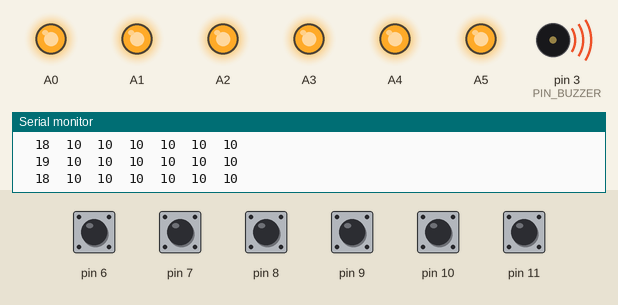
A sketch run on a simulated Arduino Uno, built with avr-gcc and run on an emulated ATmega328P. Parts: output pins drawn as LEDs (lit = HIGH), buzzer (waves = sounding), the last lines printed to the serial monitor. Inputs (shaded band) come from the test bench; at power-on: pin 6–11 HIGH.

Above: at 1.2 s.
1.3 s: pin 6 pulled LOW for 0.15 s
At 1.5 s:
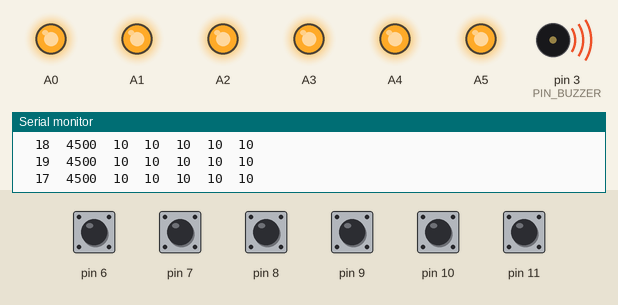
3.1 s: pin 7 pulled LOW for 0.15 s
At 3.28 s:
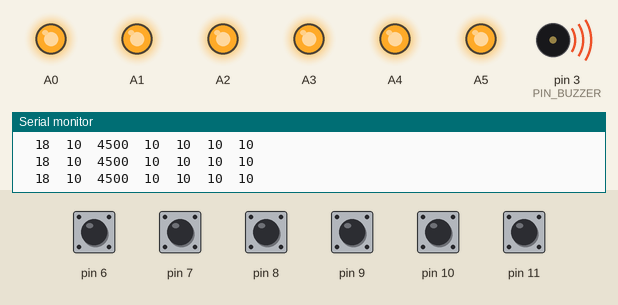
4.9 s: pin 8 pulled LOW for 0.15 s
At 5.11 s:
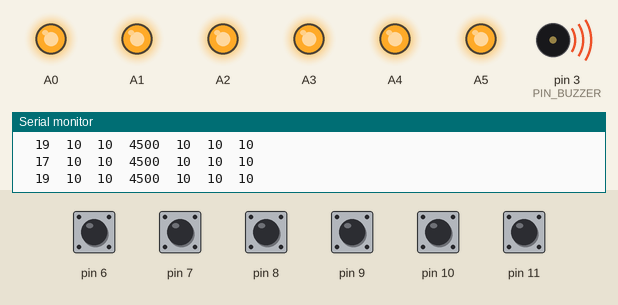
6.7 s: pin 9 pulled LOW for 0.15 s
At 6.89 s:
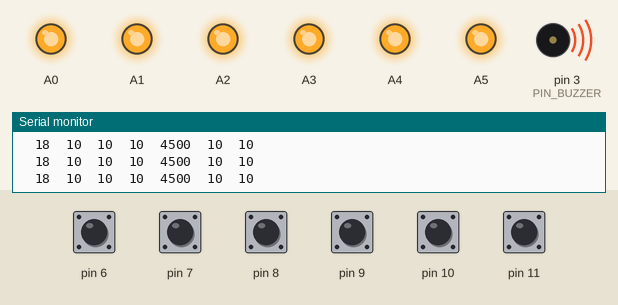
8.5 s: pin 10 pulled LOW for 0.15 s
At 8.72 s:
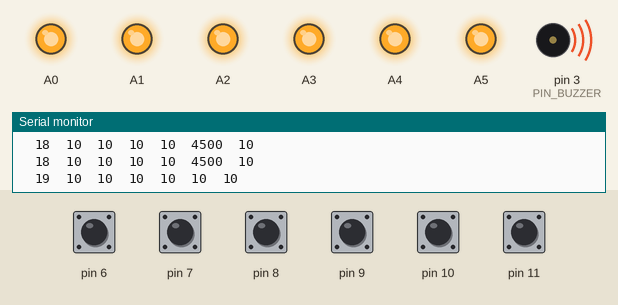
10.3 s: pin 11 pulled LOW for 0.15 s
At 10.5 s:
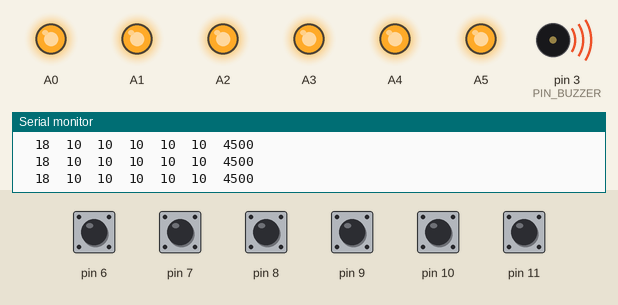
Timing chart, 0 to 13.1 s (numbered marks = the images above; inputs shaded):
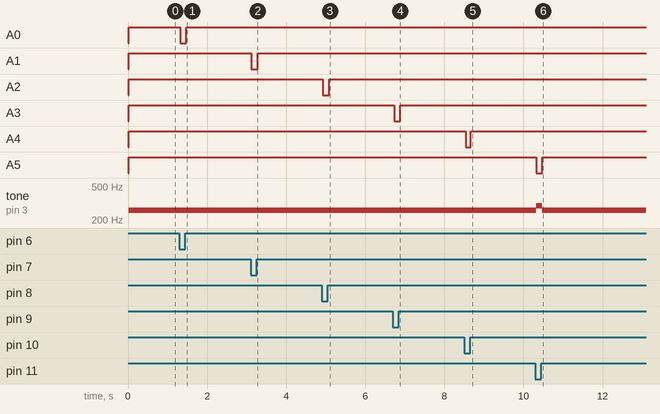

Measured:
- after the input at 1.3 s, A0: HIGH → LOW at once, → HIGH 0.15 s later
- after the input at 3.1 s, A1: HIGH → LOW at once, → HIGH 0.15 s later
- after the input at 4.9 s, A2: HIGH → LOW at once, → HIGH 0.15 s later
- after the input at 6.7 s, A3: HIGH → LOW at once, → HIGH 0.15 s later
- after the input at 8.5 s, A4: HIGH → LOW at once, → HIGH 0.13 s later
- after the input at 10.3 s, A5: HIGH → LOW at once, → HIGH 0.15 s later; tone on pin 3 (PIN_BUZZER): 261 Hz → 293 Hz at once, → 261 Hz 0.15 s later

The sketch:

Clavier_capacitif_serial.ino
```cpp
#include <CapacitiveSensor.h>

/*
 * CapitiveSense Library Demo Sketch
 * Paul Badger 2008
 * Uses a high value resistor e.g. 10M between send pin and receive pin
 * Resistor effects sensitivity, experiment with values, 50K - 50M. Larger resistor values yield larger sensor values.
 * Receive pin is the sensor pin - try different amounts of foil/metal on this pin
 */

//déclare des variables qui seront utilisées pour la communication serial
int A = 0;
int B = 0;
int C = 0;
int D = 0;
int E = 0;
int F = 0;


 const byte PIN_BUZZER = 3; //déclare le pin 3 comme associé à un haut parleur

// déclare les touches comme des capteurs capacitifs
CapacitiveSensor   cs_4_11 = CapacitiveSensor(4,11);
CapacitiveSensor   cs_4_10 = CapacitiveSensor(4,10);
CapacitiveSensor   cs_4_9 = CapacitiveSensor(4,9);
CapacitiveSensor   cs_4_8 = CapacitiveSensor(4,8);
CapacitiveSensor   cs_4_7 = CapacitiveSensor(4,7);
CapacitiveSensor   cs_4_6 = CapacitiveSensor(4,6);

void setup()
{
   Serial.begin(9600);

   pinMode(PIN_BUZZER, OUTPUT);

  while (!Serial) {
    ; // wait for serial port to connect. Needed for native USB port only
  }

  pinMode(2, INPUT);   // digital sensor is on digital pin 2
 // establishContact();  // send a byte to establish contact until receiver responds

}

void loop()
{
    long start = millis();
    // mesures capacitive de chaque touche
    long total6 =  cs_4_11.capacitiveSensor(30);
    long total5 =  cs_4_10.capacitiveSensor(30);
    long total4 =  cs_4_9.capacitiveSensor(30);
    long total3 =  cs_4_8.capacitiveSensor(30);
    long total2 =  cs_4_7.capacitiveSensor(30);
    long total1 =  cs_4_6.capacitiveSensor(30);

    Serial.print(millis() - start); // affiche le délais entre le début de la boucle et la fin des mesures capacitives
    Serial.print("\t");

       // affiche les valeurs de capacité au niveau de chaque touche
    Serial.print(total1);
    Serial.print("\t");
    Serial.print(total2);
    Serial.print("\t");
    Serial.print(total3);
    Serial.print("\t");
    Serial.print(total4);
    Serial.print("\t");
    Serial.print(total5);
    Serial.print("\t");
    Serial.println(total6);
    Serial.print("\t");

noTone(3);

    if (total1<70) { // lors d'un pression sur une touche, exécute lesactiuons suivantes
      analogWrite(A0,255); // allume une LED branché à A0
      tone(PIN_BUZZER, 440); // émet un son à 440 hz sur le haut parleur
      F = 1; }               // la variable F prend la valeur 1
    else {
      analogWrite(A0,0);
      F = 0;
      }

    if (total2<70) {
      analogWrite(A1,255);
      tone(PIN_BUZZER, 392);
      E = 1; }
    else {
      analogWrite(A1,0);
      E = 0; }

    if (total3<70) {
      analogWrite(A2,255);
      tone(PIN_BUZZER, 349);
      D = 1; }
    else {
      analogWrite(A2,0);
      D = 0; }

     if (total4<70) {
      analogWrite(A3,255);
      tone(PIN_BUZZER, 329);
      C = 1; }
    else {
      analogWrite(A3,0);
      C = 0; }

     if (total5<70) {
      analogWrite(A4,255);
      tone(PIN_BUZZER, 293);
      B = 1;}
    else {
      analogWrite(A4,0);
      B= 0;}

     if (total6<70) {
      analogWrite(A5,255);
      tone(PIN_BUZZER, 261);
      A = 1;}
    else {
      analogWrite(A5,0);
      A = 0;}


if (Serial.available() > 0) { //lorsque processing est connecté en serial
   Serial.write(A);           //envoie les lettres suivante lors d'une pression sur une touche
   Serial.write(B);
   Serial.write(C);
   Serial.write(D);
   Serial.write(E);
   Serial.write(F);

    delay(10);                             // arbitrary delay to limit data to serial port
  }

}

void establishContact() { //connexion avec processing
  while (Serial.available() <= 0) {
    Serial.print('A');   // send a capital A
    delay(300);
  }
}
```
